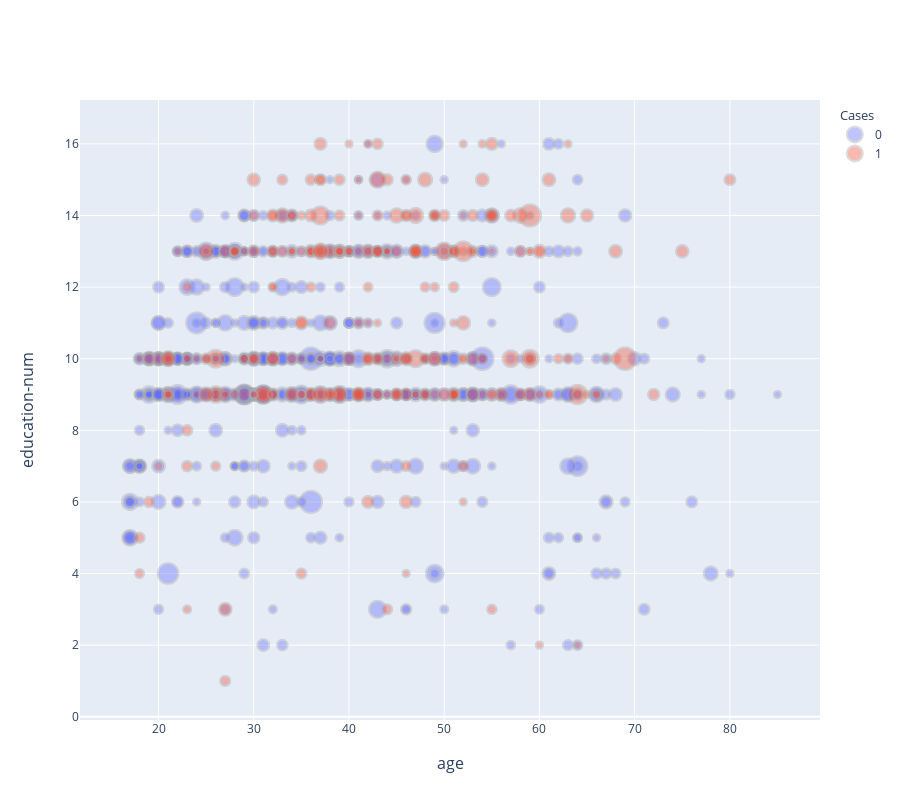

The cell this chart's notebook holds for it:
### Code cell
plot_dataset(partial_train_df, x="age", y="education-num", size="density", hue="low_residual_conviction", alpha=0.4)

### Figure 1 — Plotly figure (JSON) as saved in the notebook; plotly's stock layout.template omitted (floating-point values rounded to 4 significant figures; data arrays with more than 128 entries replaced by an {"elided": "..."} marker saying what was removed)
{"data": [{"legendgroup": "cases", "legendgrouptitle": {"text": "Cases"}, "marker": {"line": {"color": "darkgrey", "width": 2}, "opacity": 0.4, "size": {"elided": "1000 float values"}, "sizemin": 7.5, "sizemode": "area"}, "mode": "markers", "name": "0", "type": "scattergl", "x": {"elided": "717 int values"}, "y": {"elided": "717 int values"}}, {"legendgroup": "cases", "legendgrouptitle": {"text": "Cases"}, "marker": {"line": {"color": "darkgrey", "width": 2}, "opacity": 0.4, "size": {"elided": "1000 float values"}, "sizemin": 7.5, "sizemode": "area"}, "mode": "markers", "name": "1", "type": "scattergl", "x": {"elided": "283 int values"}, "y": {"elided": "283 int values"}}], "layout": {"annotations": [{"font": {"size": 16}, "showarrow": false, "text": "age", "x": 0.5, "xanchor": "center", "xref": "paper", "y": 0, "yanchor": "top", "yref": "paper", "yshift": -30}, {"font": {"size": 16}, "showarrow": false, "text": "education-num", "textangle": -90, "x": 0, "xanchor": "right", "xref": "paper", "xshift": -40, "y": 0.5, "yanchor": "middle", "yref": "paper"}], "height": 800, "legend": {"groupclick": "toggleitem"}, "xaxis": {"anchor": "y", "domain": [0, 1]}, "yaxis": {"anchor": "x", "domain": [0, 1]}}}
